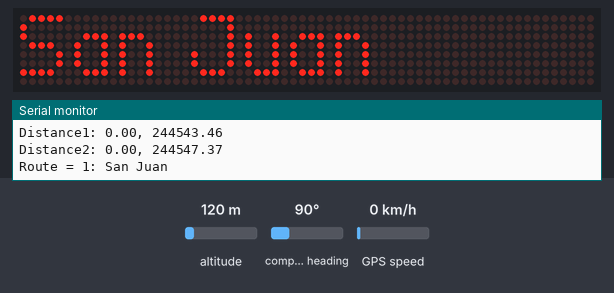
A sketch run on a simulated Arduino Uno, built with avr-gcc and run on an emulated ATmega328P. On the bench: 64×8 LED matrix, the last lines printed to the serial monitor. The inputs (shaded band) are chosen by the test bench; at power-on: altitude 120 m, compass heading 90°, GPS speed 0 km/h. The GPS gets a fix after 3 s at 37.7749, -122.4194 with 8 satellites.

Above: at 5.1 s.
At 20.1 s:
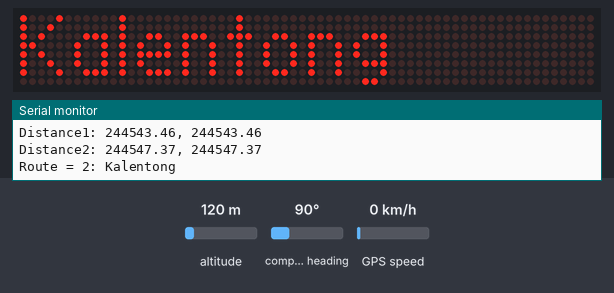
At 36.1 s:
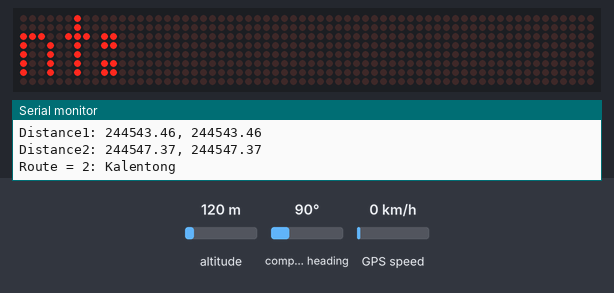

The sketch:

GPS_Signage_2.2.ino
```cpp
#include <SD.h>
#include <MD_Parola.h>
#include <MD_MAX72xx.h>
#include <SPI.h>
#include <SoftwareSerial.h>
#include <TinyGPS++.h>

#define  PRINT(s, v) { Serial.print(F(s)); Serial.print(v); }
#define MAX_DEVICES 8
#define CLK_PIN   13
#define DATA_PIN  11
#define CS_PIN    10

const uint16_t WAIT_TIME = 1000;
static const int RXPin = 2, TXPin = 3;
static const uint32_t GPSBaud = 9600;
bool switchFlag = false;
int prevRoute = 0;
int currRoute = 0;
int prevPoint1 = 0;
int prevPoint2 = 0;
int currPoint1 = 0;
int currPoint2 = 0;
float prevDist1 = 0;
float prevDist2 = 0;
float currDist1 = 0;
float currDist2 = 0;
unsigned long previousMillis = 0;
const long interval = 5000;
const int pDelayMs = 1000;
int indexDistanceMin;
int loopCounter;

MD_Parola P = MD_Parola(CS_PIN, MAX_DEVICES);
TinyGPSPlus gps;
SoftwareSerial ss(RXPin, TXPin);
//Point A = 14.588185, 121.021542
//Point B = 14.589435, 121.022893
//Point C = 14.590562, 121.024286
//Point D = 14.591606, 121.025618
const float A[] = {14.595085, 121.027841};
const float B[] = {14.596923, 121.029395};
const float C[] = {14.601695, 121.027566};
const float D[] = {14.604197, 121.023864};
//const float testLat[] = {14.599879, 14.599596, 14.59938, 14.599147, 14.598882, 14.598712, 14.598477, 14.598285, 14.598237, 14.598225, 14.598211, 14.598172, 14.598012, 14.59781, 14.597605, 14.597373, 14.59721, 14.597146, 14.59715};
//const float testLong[] = {121.028137, 121.028205, 121.028274, 121.028373, 121.028572, 121.028747, 121.028976, 121.02935, 121.029594, 121.029769, 121.029838, 121.029953, 121.030059, 121.030143, 121.030143, 121.029983, 121.029846, 121.029792, 121.029785};
int testCnt = 0;
void setup() {
  Serial.begin(115200);
  ss.begin(GPSBaud);
  P.begin();
}

void loop() {
   while(ss.available() > 0){
       gps.encode(ss.read());
   }
   float tempLat = gps.location.lat();
   float tempLong = gps.location.lng();
  unsigned long currentMillis = millis();
  if(currentMillis - previousMillis >= interval){
//    if(testCnt>=19){
//      testCnt = 0;
//    }
//    float tempLat = testLat[testCnt];
//    float tempLong = testLong[testCnt];
//    testCnt++;
    previousMillis = currentMillis;
    getDistance(tempLat, tempLong);
    Serial.println("----------------------------------------");
    Serial.println("LOCATION:");
    Serial.print("Latitude = ");
    Serial.println(tempLat, 6);
    Serial.print("Longtitude = ");
    Serial.println(tempLong, 6);
    getRoute();
    Serial.print("Point1: ");
    Serial.print(prevPoint1);
    Serial.print(", ");
    Serial.println(currPoint1);
    Serial.print("Point2: ");
    Serial.print(prevPoint2);
    Serial.print(", ");
    Serial.println(currPoint2);
    Serial.print("Distance1: ");
    Serial.print(prevDist1);
    Serial.print(", ");
    Serial.println(currDist1);
    Serial.print("Distance2: ");
    Serial.print(prevDist2);
    Serial.print(", ");
    Serial.println(currDist2);
    String outPoint = "Point: " + currPoint1;
    if(currRoute==0){
      Serial.print("Route = 1: ");
      Serial.println("San Juan");
      P.print("San Juan");
    }else{
      Serial.print("Route = 2: ");
      Serial.println("Kalentong");
      P.print("Kalentong");
    }
    delay(pDelayMs);
    P.print(outPoint);
    prevPoint1 = currPoint1;
    prevPoint2 = currPoint2;
    prevDist1 = currDist1;
    prevDist2 = currDist2;
  }
}

void getDistance(float tempLat, float tempLong){
  float calDistance[] = {0.0, 0.0, 0.0, 0.0};
  int lbl[] = {0, 1, 2, 3};
  calDistance[0] = sqrt((pow((tempLat-A[0]), 2)) + (pow((tempLong-A[1]), 2))) * 1000;
  calDistance[1] = sqrt((pow((tempLat-B[0]), 2)) + (pow((tempLong-B[1]), 2))) * 1000;
  calDistance[2] = sqrt((pow((tempLat-C[0]), 2)) + (pow((tempLong-C[1]), 2))) * 1000;
  calDistance[3] = sqrt((pow((tempLat-D[0]), 2)) + (pow((tempLong-D[1]), 2))) * 1000;
  int i;
  int j;
  float temp;
  int min1;
  int min2;
  int lblSwap;
  for(i=0; i<3; i++){
    for(j=0; j<3-i; j++){
      if(calDistance[j] > calDistance[j+1]){
        temp = calDistance[j];
        lblSwap = lbl[j];
        calDistance[j] = calDistance[j+1];
        lbl[j] = lbl[j+1];
        calDistance[j+1] = temp;
        lbl[j+1] = lblSwap;
      }
    }
  }
  currPoint1 = lbl[0];
  currPoint2 = lbl[1];
  currDist1 = calDistance[0];
  currDist2 = calDistance[1];
}

void getRoute(){
  if(currPoint1==prevPoint1){
    prevRoute = currRoute;
    if(switchFlag){
      switchFlag=false;
    }else if(prevPoint2 != currPoint2){
      switchFlag = true;
      if(prevPoint2==0 && currPoint2==2){
        currRoute = 0;
      }else if(prevPoint2==1 && currPoint2==3){
        currRoute = 0;
      }else if(prevPoint1==2 && currPoint2==0){
        currRoute = 1;
      }else if(prevPoint1==3 && currPoint2==1){
        currRoute = 1;
      }
    }else if(currDist1 >= prevDist1 && currDist2 <=  prevDist2){
      if(currPoint1==0){
        currRoute = 0;
      }else if(currPoint1==1){
        if(currPoint2==0){
          currRoute = 0;
        }else{
          currRoute = 1;
        }
      }else if(currPoint1==2){
        if(currPoint2==3){
          currRoute = 0;
        }else{
          currRoute = 1;
        }
      }else{
        currRoute = 1;
      }
    }else if(currDist1 <= prevDist1 && currDist2 >= prevDist2){
      if(currPoint2==0){
        currRoute = 0;
      }else if(currPoint2==1){
        if(currPoint1==0){
          currRoute = 0;
        }else{
          currRoute = 1;
        }
      }else if(currPoint2==2){
        if(currPoint1==3){
          currRoute = 0;
        }else{
          currRoute = 1;
        }
      }else{
        currRoute = 1;
      }
    }
  }else{
    prevRoute = currRoute;
    if(prevPoint1==0){
      currRoute = 0;
    }else if(prevPoint1==1){
      if(currPoint1==0){
        currRoute = 1;
      }else{
        currRoute = 0;
      }
    }else if(prevPoint1==2){
      if(currPoint1==3){
        currRoute = 0;
      }else{
        currRoute = 1;
      }
    }else{
      currRoute = 1;
    }
  }
}

String getPointName(int value){
  switch(value){
      case 0:
        return "Kalentong";
      case 1:
        return "Aquinas";
      case 2:
        return "Petron";
      defualt:
        return "Puregold";
    }
}
```

Measured:
- what the display in image 0 shows lasts 1.0 s, from 5.0 s to 6.0 s
